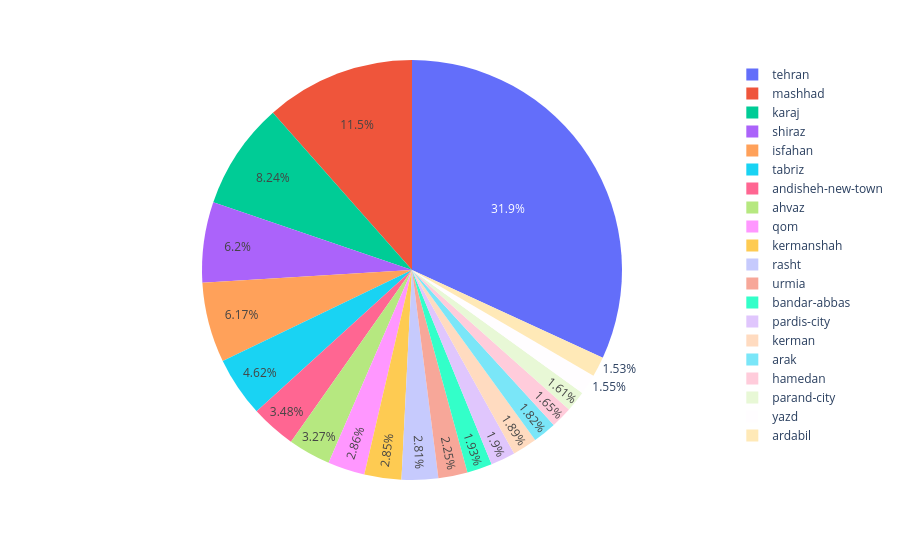
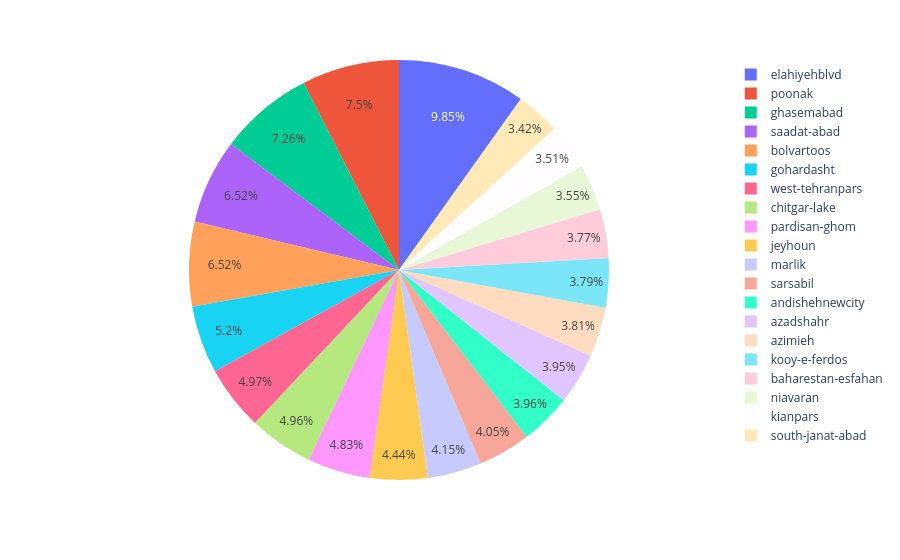
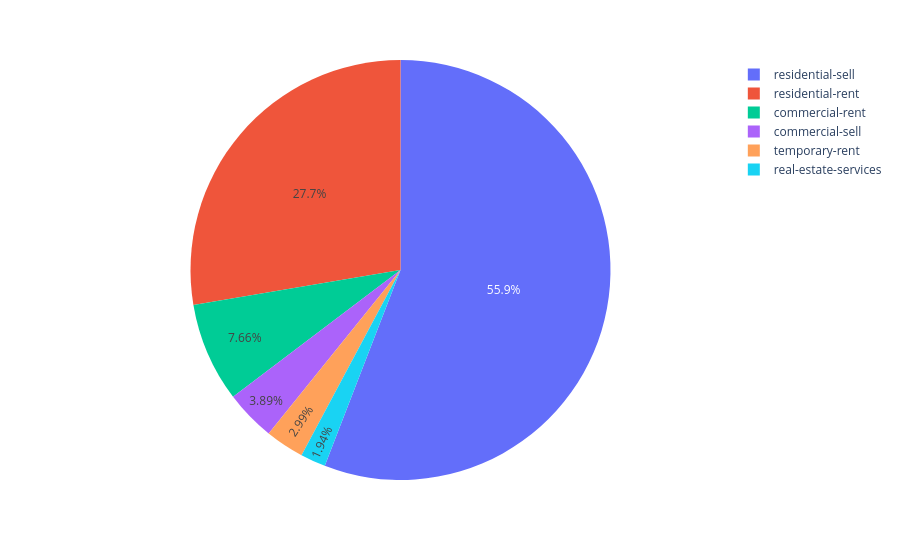

Notebook code for these charts, in order:
### Markdown cell above
#  تحلیل اکتشافی داده EDA

### Code cell
def plot_line_chart(df,column,line=""):
    if line =="":
        line = df[column].value_counts().keys()[0:20]
    data=df[column].value_counts()[0:20]
    fig=px.line(x=line,y=data)
    fig.show()

def plot_bar_chart(df,column,line=""):
    if line =="":
        line = df[column].value_counts().keys()[0:20]
    data=df[column].value_counts()[0:20]
    fig=px.bar(x=line,y=data)
    fig.show()
    
def plot_pie_chart(df,column,line=""):
    if line =="":
        line = df[column].value_counts().keys()[0:20]
    data=df[column].value_counts()[0:20]
    fig=px.pie(names=line,values=data)
    fig.show()
#df["neighborhood_slug"].value_counts().keys()[0:10]
plot_pie_chart(df,"city_slug")
plot_pie_chart(df,"neighborhood_slug")
plot_pie_chart(df,"cat2_slug")

### Figure 1 — Plotly figure (JSON) as saved in the notebook; plotly's stock layout.template omitted (floating-point values rounded to 4 significant figures)
{"data": [{"domain": {"x": [0, 1], "y": [0, 1]}, "hovertemplate": "label=%{label}<br>value=%{value}<extra></extra>", "labels": ["tehran", "mashhad", "karaj", "shiraz", "isfahan", "tabriz", "andisheh-new-town", "ahvaz", "qom", "kermanshah", "rasht", "urmia", "bandar-abbas", "pardis-city", "kerman", "arak", "hamedan", "parand-city", "yazd", "ardabil"], "legendgroup": "", "name": "", "showlegend": true, "type": "pie", "values": [190904, 69032, 49367, 37141, 36953, 27655, 20847, 19590, 17109, 17048, 16833, 13466, 11555, 11396, 11319, 10878, 9877, 9624, 9310, 9171]}], "layout": {"legend": {"tracegroupgap": 0}, "margin": {"t": 60}}}

### Figure 2 — Plotly figure (JSON) as saved in the notebook; plotly's stock layout.template omitted (floating-point values rounded to 4 significant figures)
{"data": [{"domain": {"x": [0, 1], "y": [0, 1]}, "hovertemplate": "label=%{label}<br>value=%{value}<extra></extra>", "labels": ["elahiyehblvd", "poonak", "ghasemabad", "saadat-abad", "bolvartoos", "gohardasht", "west-tehranpars", "chitgar-lake", "pardisan-ghom", "jeyhoun", "marlik", "sarsabil", "andishehnewcity", "azadshahr", "azimieh", "kooy-e-ferdos", "baharestan-esfahan", "niavaran", "kianpars", "south-janat-abad"], "legendgroup": "", "name": "", "showlegend": true, "type": "pie", "values": [7076, 5393, 5216, 4686, 4684, 3738, 3575, 3562, 3472, 3189, 2983, 2907, 2844, 2840, 2738, 2721, 2712, 2549, 2523, 2455]}], "layout": {"legend": {"tracegroupgap": 0}, "margin": {"t": 60}}}

### Figure 3 — Plotly figure (JSON) as saved in the notebook; plotly's stock layout.template omitted (floating-point values rounded to 4 significant figures)
{"data": [{"domain": {"x": [0, 1], "y": [0, 1]}, "hovertemplate": "label=%{label}<br>value=%{value}<extra></extra>", "labels": ["residential-sell", "residential-rent", "commercial-rent", "commercial-sell", "temporary-rent", "real-estate-services"], "legendgroup": "", "name": "", "showlegend": true, "type": "pie", "values": [558708, 276558, 76567, 38861, 29903, 19403]}], "layout": {"legend": {"tracegroupgap": 0}, "margin": {"t": 60}}}
